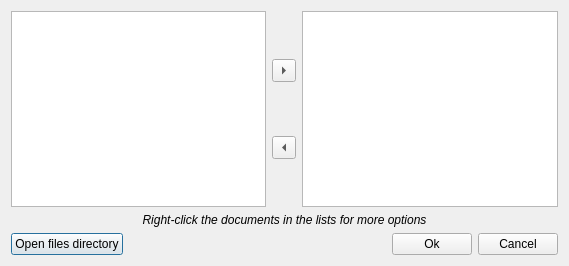
<?xml version="1.0" encoding="UTF-8"?>
<ui version="4.0">
 <class>DlgDocAdd</class>
 <widget class="QDialog" name="DlgDocAdd">
  <property name="geometry">
   <rect>
    <x>0</x>
    <y>0</y>
    <width>569</width>
    <height>266</height>
   </rect>
  </property>
  <property name="windowTitle">
   <string>Dialog</string>
  </property>
  <layout class="QVBoxLayout" name="verticalLayout_2">
   <item>
    <layout class="QHBoxLayout" name="HLayoutLists">
     <item>
      <widget class="QListWidget" name="ListUnlinked">
       <property name="editTriggers">
        <set>QAbstractItemView::NoEditTriggers</set>
       </property>
       <property name="alternatingRowColors">
        <bool>true</bool>
       </property>
      </widget>
     </item>
     <item>
      <layout class="QVBoxLayout" name="VLayoutArrows">
       <item>
        <widget class="QToolButton" name="ButtonLink">
         <property name="text">
          <string>...</string>
         </property>
         <property name="arrowType">
          <enum>Qt::RightArrow</enum>
         </property>
        </widget>
       </item>
       <item>
        <widget class="QToolButton" name="ButtonUnlink">
         <property name="text">
          <string>...</string>
         </property>
         <property name="arrowType">
          <enum>Qt::LeftArrow</enum>
         </property>
        </widget>
       </item>
      </layout>
     </item>
     <item>
      <widget class="QListWidget" name="ListLinked">
       <property name="editTriggers">
        <set>QAbstractItemView::NoEditTriggers</set>
       </property>
       <property name="alternatingRowColors">
        <bool>true</bool>
       </property>
      </widget>
     </item>
    </layout>
   </item>
   <item>
    <widget class="QLabel" name="label">
     <property name="font">
      <font>
       <italic>true</italic>
      </font>
     </property>
     <property name="text">
      <string>Right-click the documents in the lists for more options</string>
     </property>
     <property name="alignment">
      <set>Qt::AlignCenter</set>
     </property>
    </widget>
   </item>
   <item>
    <layout class="QHBoxLayout" name="HLayoutButtons">
     <item>
      <widget class="QPushButton" name="ButtonOpenFileDirectory">
       <property name="text">
        <string>Open files directory</string>
       </property>
      </widget>
     </item>
     <item>
      <spacer name="HSpacerButtons">
       <property name="orientation">
        <enum>Qt::Horizontal</enum>
       </property>
       <property name="sizeHint" stdset="0">
        <size>
         <width>40</width>
         <height>20</height>
        </size>
       </property>
      </spacer>
     </item>
     <item>
      <widget class="QPushButton" name="ButtonOK">
       <property name="text">
        <string>Ok</string>
       </property>
      </widget>
     </item>
     <item>
      <widget class="QPushButton" name="ButtonCancel">
       <property name="text">
        <string>Cancel</string>
       </property>
      </widget>
     </item>
    </layout>
   </item>
  </layout>
 </widget>
 <resources/>
 <connections/>
</ui>
